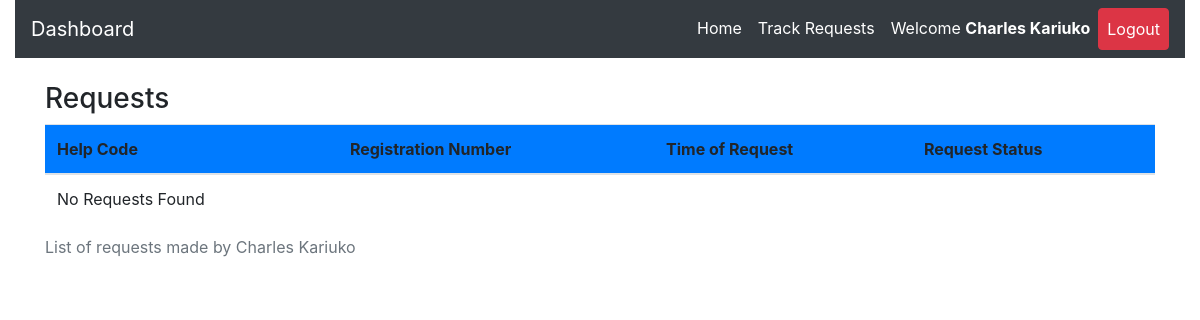
Page /track.php (signed in) on the earlier database version.
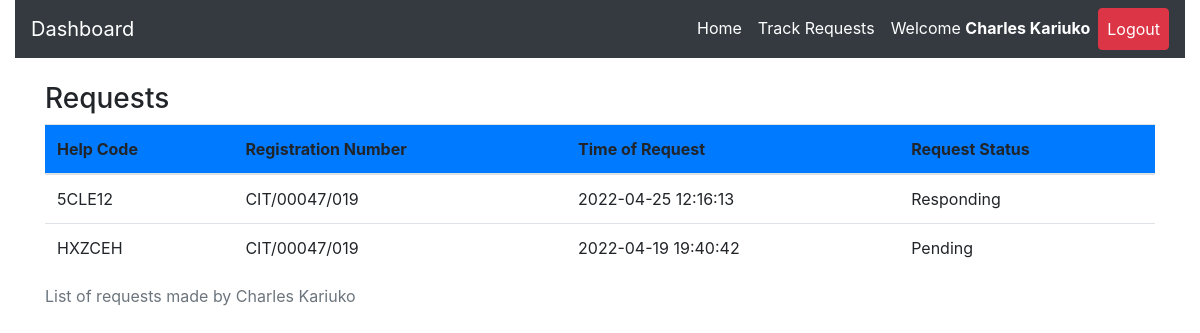
Same page on the later database version.
### tables this page shows
CREATE TABLE `request_status` (
  `id` int(20) NOT NULL,
  `helpID` varchar(50) NOT NULL,
  `ip_address` varchar(100) NOT NULL,
  `request_latitude` varchar(50) NOT NULL,
  `request_longitude` varchar(50) NOT NULL,
  `status` varchar(50) DEFAULT 'Pending',
  `admNo` varchar(255) NOT NULL,
  `timestamp` datetime NOT NULL DEFAULT current_timestamp()
);

### track.php (the view, shortened to what this page needs)
<?php
include 'server.php';
?>
<!DOCTYPE html>
<html lang="en">
<?php
include './components/header.php';
?>
  <body>
    <?php
    include './components/navbar.php';
    ?>
<div class="container mt-4">
<table class="table">
  <caption>List of requests made by <?php  echo  $_SESSION['firstname'].' '. $_SESSION['lastname']; ?></caption>
  <thead>
      <h3>Requests</h3>
    <tr class='bg-primary'>
      <th scope="col">Help Code</th>
      <th scope="col">Registration Number</th>
      <th scope="col">Time of Request</th>
      <th scope="col">Request Status</th>
    </tr>
  </thead>
  <tbody>
        <?php
        if($_SESSION['username']){
            $reg_num = $_SESSION['username'];
            $data_fetch_query = "SELECT * FROM `request_status` WHERE admNo='$reg_num'";
            $data_result = mysqli_query($db, $data_fetch_query);
            if ($data_result->num_rows > 0){
                while($row = $data_result->fetch_assoc()) {
            echo "<tr> <td>" .$row["helpID"].  "</td>";
            echo "<td>" .$row["admNo"]."</td>";
            echo "<td>" .$row["timestamp"]."</td>";
            echo "<td>" .$row["status"]."</td> </tr>";
            }
            }else{
            echo "<td>"."No Requests Found"."</td>";
            }
            } else{
                echo "<td>"."No Data Found"."</td>";
            }
    ?>
              </tbody>
</table>
</div>
  </body>
</html>

Differences in the rows shown:
added request_status: helpID "5CLE12", admNo "CIT/00047/019", timestamp "2022-04-25 12:16:13", status "Responding"
added request_status: helpID "HXZCEH", admNo "CIT/00047/019", timestamp "2022-04-19 19:40:42", status "Pending"
Other differences:
text no longer shown: "No Requests Found"
